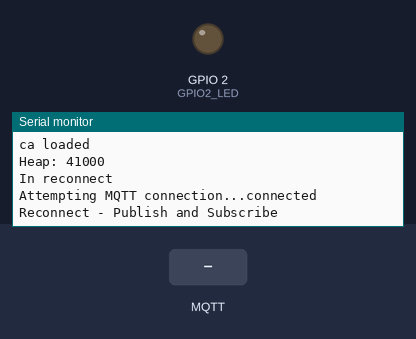
The sketch below on a simulated ESP8266 (NodeMCU). Parts: output pins drawn as LEDs (lit = HIGH), the last lines printed to the serial monitor. Inputs (shaded band) come from the test bench. WiFi joins after 1.5 s; servers stay silent unless stated; network time is answered at once with the bench clock; the local clock reads 2024-03-15 10:24:30 at power-on unless the sketch sets it; storage starts empty; no MQTT or app messages arrive unless stated.

Above: at 6.8 s.
6.9 s: MQTT message "1" arrives on the first subscribed topic
At 7.5 s:
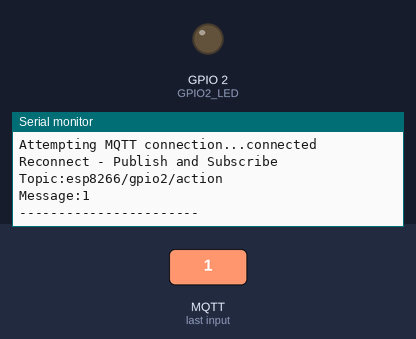
8.4 s: MQTT message "on" arrives on the first subscribed topic
At 9.6 s:
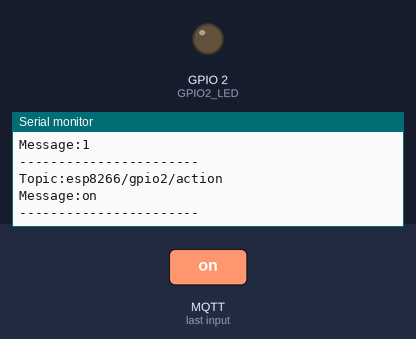
9.9 s: MQTT message "off" arrives on the first subscribed topic
At 11.0 s:
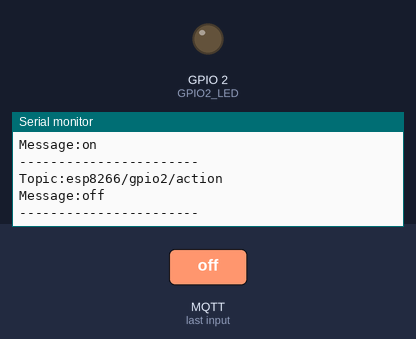

Measured:
- after the input at 6.9 s, the serial monitor: prints a new line at once (image 1)
- after the input at 8.4 s, the serial monitor: prints a new line at once (image 2)
- after the input at 9.9 s, the serial monitor: prints a new line at once (image 3)

The sketch:

sketch.ino
```cpp
/* ESP8266 AWS IoT example
*/

#include "FS.h"
#include <ESP8266WiFi.h>
#include <PubSubClient.h>
#include <NTPClient.h>
#include <WiFiUdp.h>

// TODO - Update these with values suitable for your network.
const char *ssid = "ssid";
const char *password = "password";
#define PUB_GPIO2_STATUS "esp8266/gpio2/status"
#define SUB_GPIO2_ACTION "esp8266/gpio2/action"
#define GPIO2_LED 2
String led_status = "ON";

WiFiUDP ntpUDP;
NTPClient timeClient(ntpUDP, "pool.ntp.org");

// TODO - Add AWS endpoint
const char *AWS_endpoint = "endpoint"; //MQTT broker ip

void PubSubCallback(char *topic, byte *payload, unsigned int length)
{

  String strTopicGpio2Action = SUB_GPIO2_ACTION;
  String strPayload = "";
  String strON = "ON";
  String strOFF = "OFF";

  Serial.print("Topic:");
  Serial.println(topic);
  Serial.print("Message:");
  for (int i = 0; i < length; i++)
  {
    Serial.print((char)payload[i]);
    strPayload += (char)payload[i];
  }
  Serial.println();
  Serial.println("-----------------------");

  if (strTopicGpio2Action == topic)
  {
    if (strON == strPayload)
    {
      digitalWrite(GPIO2_LED, LOW);
      led_status = "ON";
    }
    else if (strOFF == strPayload)
    {
      digitalWrite(GPIO2_LED, HIGH);
      led_status = "OFF";
    }
  }
}

WiFiClientSecure espClient;
PubSubClient client(AWS_endpoint, 8883, PubSubCallback, espClient); //set  MQTT port number to 8883 as per //standard

long lastMsg = 0;
char msg[50];
int value = 0;

// Configure Wifi
void setup_wifi()
{

  delay(10);
  // We start by connecting to a WiFi network
  espClient.setBufferSizes(512, 512);
  Serial.println();
  Serial.print("Connecting to ");
  Serial.println(ssid);

  WiFi.begin(ssid, password);

  while (WiFi.status() != WL_CONNECTED)
  {
    delay(500);
    Serial.print(".");
  }

  Serial.println("");
  Serial.println("WiFi connected");
  Serial.println("IP address: ");
  Serial.println(WiFi.localIP());

  timeClient.begin();
  while (!timeClient.update())
  {
    timeClient.forceUpdate();
  }

  espClient.setX509Time(timeClient.getEpochTime());
}

// Connect to Amazon MQTT and subscribe
void reconnect()
{
  Serial.println("In reconnect");
  client.setCallback(PubSubCallback);
  // Loop until we're reconnected
  while (!client.connected())
  {
    Serial.print("Attempting MQTT connection...");
    // Attempt to connect
    if (client.connect("Test1"))
    {
      Serial.println("connected");
    }
    else
    {
      Serial.print("failed, rc=");
      Serial.print(client.state());
      Serial.println(" try again in 5 seconds");

      char buf[256];
      espClient.getLastSSLError(buf, 256);
      Serial.print("WiFiClientSecure SSL error: ");
      Serial.println(buf);

      // Wait 5 seconds before retrying
      delay(5000);
    }
  }
  Serial.println("Reconnect - Publish and Subscribe");
  // Once connected, publish an announcement...
  client.publish(PUB_GPIO2_STATUS, "OFF");
  // ... and resubscribe
  client.subscribe(SUB_GPIO2_ACTION);
}

// Load Auth Certificates and call reconnect()
void setup()
{

  Serial.begin(115200);
  Serial.setDebugOutput(true);
  // GPIO2 is set OUTPUT
  pinMode(GPIO2_LED, OUTPUT);
  setup_wifi();
  delay(1000);
  if (!SPIFFS.begin())
  {
    Serial.println("Failed to mount file system");
    return;
  }

  Serial.print("Heap: ");
  Serial.println(ESP.getFreeHeap());

  Dir dir = SPIFFS.openDir("/");
  while (dir.next())
  {
    Serial.print(dir.fileName());
    File f = dir.openFile("r");
    Serial.println(f.size());
  }

  // TODO - Load certificate file
  File cert = SPIFFS.open("/81205bc4c2-certificate.pem.crt", "r");
  if (!cert)
  {
    Serial.println("Failed to open cert file");
  }
  else
    Serial.println("Success to open cert file");

  delay(1000);

  if (espClient.loadCertificate(cert))
    Serial.println("cert loaded");
  else
    Serial.println("cert not loaded");

  // TODO - Load private key file
  File private_key = SPIFFS.open("/81205bc4c2-private.pem.key", "r");
  if (!private_key)
  {
    Serial.println("Failed to open private cert file");
  }
  else
    Serial.println("Success to open private cert file");

  delay(1000);

  if (espClient.loadPrivateKey(private_key))
    Serial.println("private key loaded");
  else
    Serial.println("private key not loaded");

  // TODO - Load CA file
  File ca = SPIFFS.open("/AmazonRootCA1.pem", "r");
  if (!ca)
  {
    Serial.println("Failed to open ca ");
  }
  else
    Serial.println("Success to open ca");

  delay(1000);

  if (espClient.loadCACert(ca))
    Serial.println("ca loaded");
  else
    Serial.println("ca failed");

  Serial.print("Heap: ");
  Serial.println(ESP.getFreeHeap());

  reconnect();
}

void loop()
{
  //Serial.print("*");
  client.loop();

  //Serial.print(".");
  long now = millis();
  if (now - lastMsg > 30000)
  {
    lastMsg = now;
    ++value;
    snprintf(msg, 75, "OFF #%ld", value);
    Serial.print("Publish message: ");
    Serial.print(led_status);
    Serial.print(" to topic ");
    Serial.println(PUB_GPIO2_STATUS);
    client.publish(PUB_GPIO2_STATUS, (char *)led_status.c_str());
    Serial.print("Heap: ");
    Serial.println(ESP.getFreeHeap()); //Low heap can cause problems
  }
}
```
